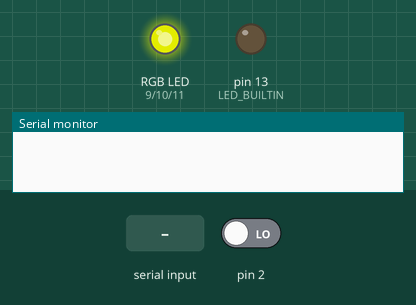
This program was run on a simulated Arduino Nano, built with avr-gcc and run on an emulated ATmega328P. On the bench: an RGB LED mixed from three pins (HIGH = lit), output pins drawn as LEDs (lit = HIGH), the last lines printed to the serial monitor. Inputs (shaded band) come from the test bench; at power-on: pin 2 LOW. Dim RGB values are drawn brighter than linear.

Above: at 0.45 s.
At 1.2 s:
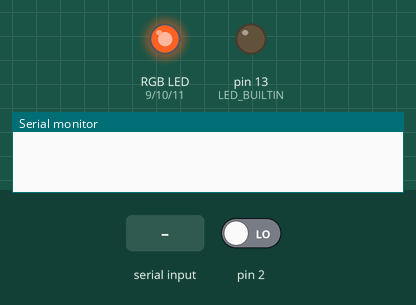
1.3 s: "c,45\n" received over Serial
3.8 s: "s90\n" received over Serial
At 5.7 s:
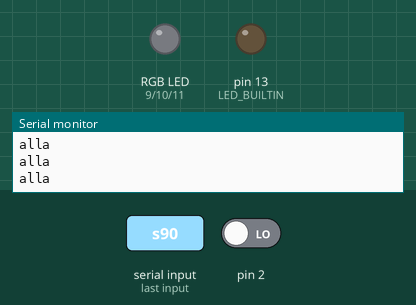
6.7 s: pin 2 driven HIGH
Timing chart, 0 to 9.7 s (numbered marks = the images above; inputs shaded):
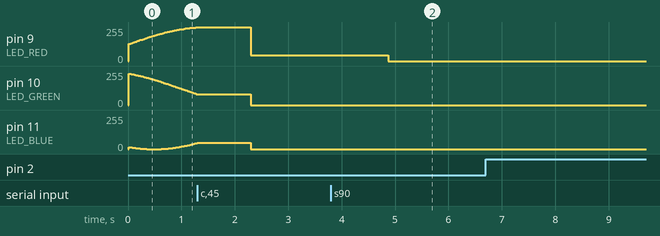

The program:

main.cpp
```cpp
#include <Arduino.h>

#define LED_RED 9
#define LED_GREEN 10
#define LED_BLUE 11
#define cooldown_refresh 400


unsigned int RGB_rotation_time = ((6 * 1000) / 360);    //rotation seconds * 1000 miliseconds / 360 degrees
float RGB_Brightness = 1;


bool RGBRotate = true;
int enable_lights = 1;
int angle = 0;  //angle from 0-360
int cooldown = cooldown_refresh;
unsigned long counter = 0;

int color_R = 0;
int color_G = 0;
int color_B = 0;


void pulse();
void RGB();

void setup()
{
  // put your setup code here, to run once:

  pinMode(LED_BUILTIN, OUTPUT);
  pinMode(2, INPUT);
  pinMode(LED_RED, OUTPUT);
  pinMode(LED_GREEN, OUTPUT);
  pinMode(LED_BLUE, OUTPUT);

  Serial.begin(115200);
}

void loop()
{
  // put your main code here, to run repeatedly:
  if (Serial.available())
  {
    String settings = Serial.readString();
    switch (settings[0])
    {
      case 's':
        RGB_rotation_time = ((settings.substring(2).toFloat() * 1000) / 360);    //rotation seconds * 1000 miliseconds / 360 degrees
        RGBRotate = true;

        Serial.println("Values can be floating point numbers also 0.1 geht auch... kannste aber auch 100 machn");
        break;
      case 'b':
        RGB_Brightness = settings.substring(2).toFloat() / 100;

        Serial.println("Values range from 0 to 100");
        break;
      case 'c':
        color_R = settings.substring(2).toInt();
        color_G = settings.substring(6).toInt();
        color_B = settings.substring(10).toInt();
        RGBRotate = false;

        Serial.println("3 Values range from 0 to 255  numbers smaller than 100 must have '0' added in front -> 069 007");
        break;

      default:
        break;
    }
  }

  if ((millis() - counter) >= RGB_rotation_time)
  {
    counter = millis();
    angle ++;
    cooldown --;


    if (angle > 360)
    {
      angle = 1;
      Serial.println("alla");   //used to keep the USB port from ignoring the device

      attachInterrupt(digitalPinToInterrupt(2), pulse, RISING);
      if (cooldown <= 0)
      {
        enable_lights = 0;
      }
    }


    if (RGBRotate)
    {
      RGB();
    }
    else
    {
      analogWrite(LED_RED, color_R * enable_lights);
      analogWrite(LED_GREEN, color_G * enable_lights);
      analogWrite(LED_BLUE, color_B * enable_lights);
    }
  }
}

void pulse()
{
  detachInterrupt(digitalPinToInterrupt(2));
  cooldown = cooldown_refresh;
  enable_lights = 1;
}

void RGB()
{
  analogWrite(LED_RED, map((sin(angle * PI / 180) + 1) * 100, 0, 200, 0, 255 * RGB_Brightness * enable_lights));
  analogWrite(LED_GREEN, map((sin((angle + 120) * PI / 180) + 1) * 100, 0, 200, 0, 255 * RGB_Brightness * enable_lights));
  analogWrite(LED_BLUE, map((sin((angle + 120 * 2) * PI / 180) + 1) * 100, 0, 200, 0, 255 * RGB_Brightness * enable_lights));
}
```

Measured:
- after the input at 3.8 s, pin 9 (LED_RED): 45/255 → 0/255 after 1.1 s
